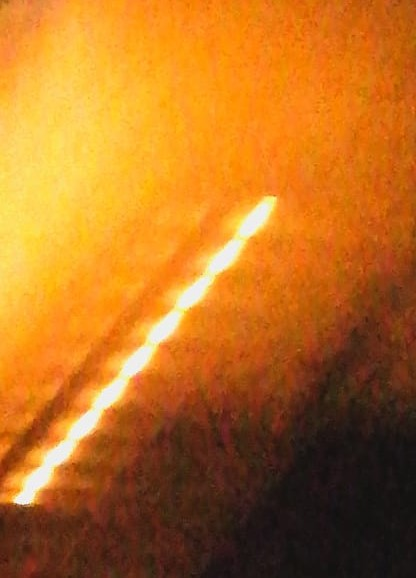
#> input picture Abstracto.jpeg, 416 x 578 px
$ python E_4.py
#> lines starting #> are read from the running program, lines starting #| are printed output that depends on the picture
#Paredes Márquez Carlos
#Ejercicio 4
#24 28 2021
'''Calcula el histograma de la imagen y grafícalo'''

import cv2
import numpy as np
import matplotlib.pyplot as plt

#ig = cv2.imread('Abstracto.jpeg',0)
im = cv2.imread('Abstracto.jpeg')
#> im is the input picture: shape (578, 416, 3); mean B, G, R 33.4, 111.3, 183.7
ig = cv2.cvtColor(im, cv2.COLOR_BGR2GRAY)
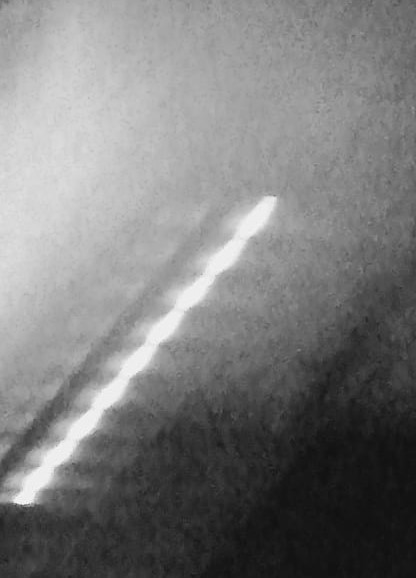
#> ig: shape (578, 416); min 15, max 250, mean 124.1
[M,N] = ig.shape[0:2] #calcular tamaño de la imagen
#> M = 578; N = 416

hist = cv2.calcHist([ig],[0],None,[5],[0,256]).flatten()/(M*N)
#> hist = [0.206, 0.144, 0.243, 0.32, 0.0868]
#Para calcular quintiles, solo ponemos un 5 en el 4to parámetro
#/(M*N) para calcular la normalización
#imagen, n. canales, mask, tamaño, rango de valores. función de
#regresar una imagen de una sola dimensión

'''Calcular exposición de la imagen'''

maxElement = np.argmax(hist)
#> maxElement = 3
if maxElement == 4 and hist[4] > 0.3:
    print('Imagen sobreexpuesta')
elif maxElement == 0 and hist[0] > 0.3:
    print('Imagen subexpuesta')
else:
    print('Buena exposición')

cv2.imshow('image0',ig)
cv2.imshow('image1',im)

fig= plt.figure()
plt.bar(range(len(hist)),hist)
plt.show()
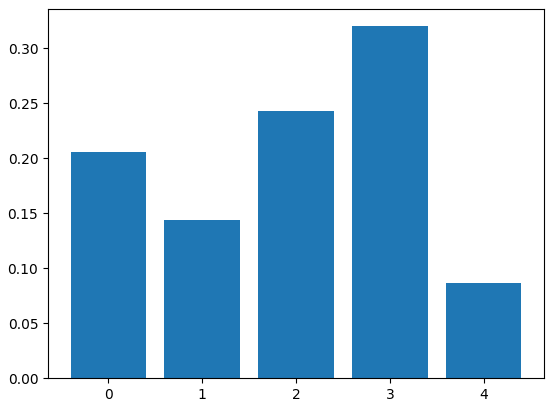
#> figure drawn by matplotlib, 1 panel; tallest bar 0.32 high, from x = 2.6 to 3.4

$ run again, with Dibujo.jpeg copied over Abstracto.jpeg
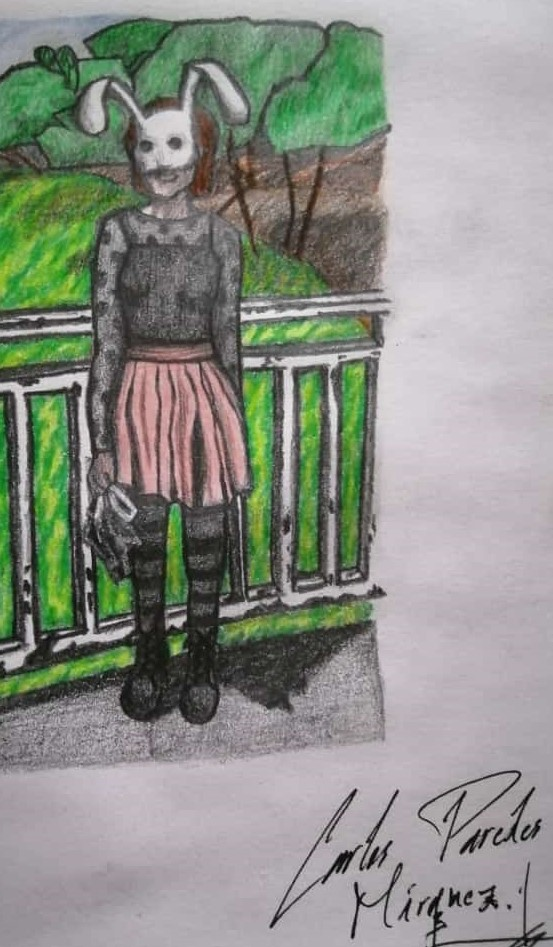
#> input picture Dibujo.jpeg, 553 x 947 px
#> im is the input picture: shape (947, 553, 3); mean B, G, R 135.3, 143.7, 140
#> `ig = cv2.cvtColor(im, cv2.COLOR_BGR2GRAY)`:
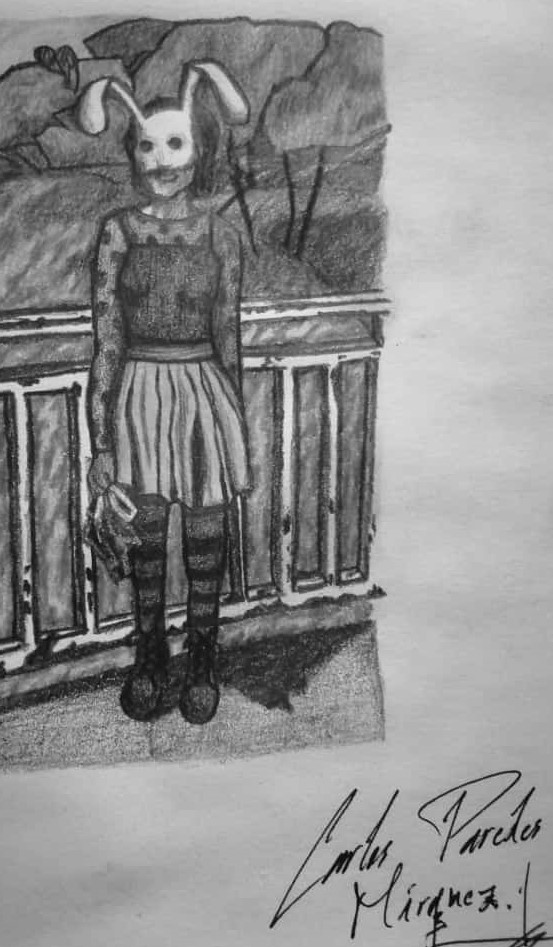
#> ig: shape (947, 553); min 0, max 243, mean 141.6
#> hist = [0.0577, 0.191, 0.248, 0.451, 0.0529]
#> maxElement = 3
#> `plt.show()`:
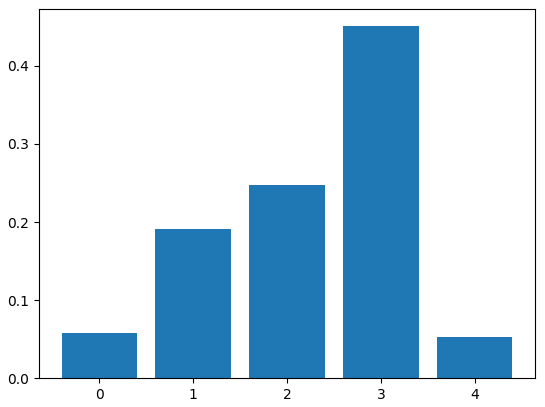
#> figure drawn by matplotlib, 1 panel; tallest bar 0.451 high, from x = 2.6 to 3.4

$ run again, with Yo_xd.jpeg copied over Abstracto.jpeg
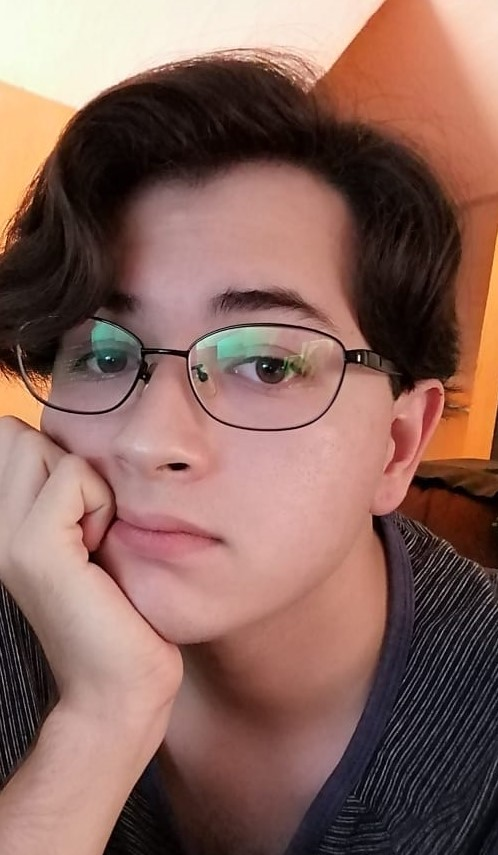
#> input picture Yo_xd.jpeg, 498 x 855 px
#> im is the input picture: shape (855, 498, 3); mean B, G, R 92.5, 101.7, 137.5
#> `ig = cv2.cvtColor(im, cv2.COLOR_BGR2GRAY)`:
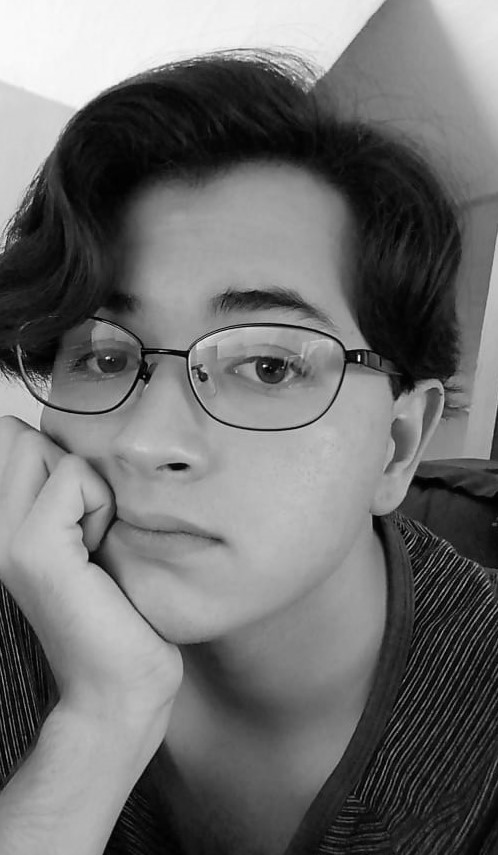
#> ig: shape (855, 498); min 0, max 253, mean 111.4
#> hist = [0.296, 0.131, 0.226, 0.268, 0.0789]
#> maxElement = 0
#> `plt.show()`:
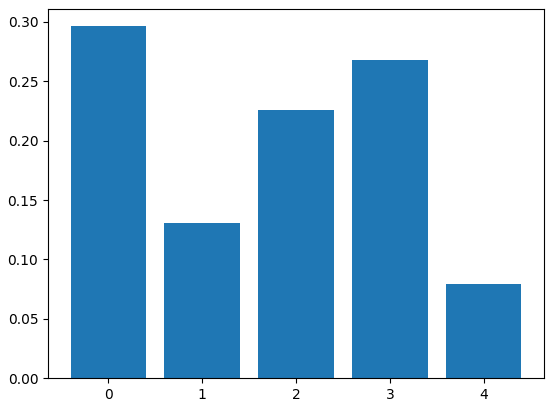
#> figure drawn by matplotlib, 1 panel; tallest bar 0.296 high, from x = -0.4 to 0.4

$ run again, with paisaje.jpeg copied over Abstracto.jpeg
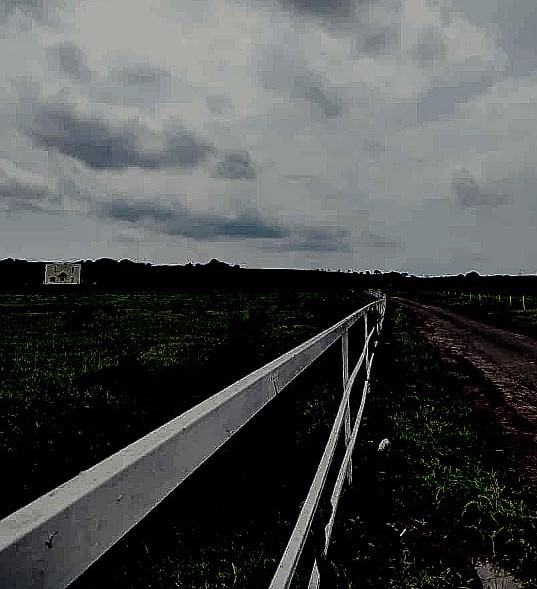
#> input picture paisaje.jpeg, 537 x 589 px
#> im is the input picture: shape (589, 537, 3); mean B, G, R 78.4, 78.3, 76
#> hist = [0.448, 0.0755, 0.347, 0.127, 0.00279]
#> maxElement = 0
#> `plt.show()`:
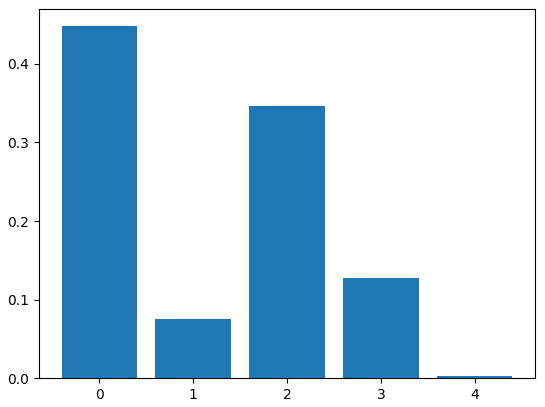
#> figure drawn by matplotlib, 1 panel; tallest bar 0.448 high, from x = -0.4 to 0.4
